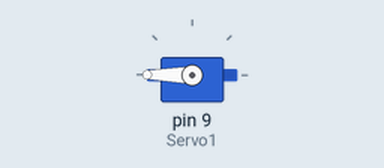
A sketch run on a simulated Arduino Uno, built with avr-gcc and run on an emulated ATmega328P. Parts: servo.

Above: at 0.05 s.
At 11.0 s:
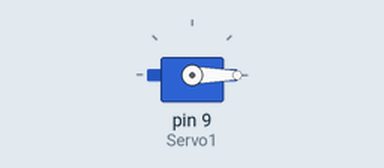
Timing chart, 0 to 14.3 s (numbered marks = the images above):
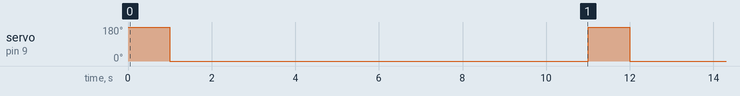

Measured:
- by itself, servo on pin 9 (Servo1): alternates 180° for 1.0 s and 0° for 10.0 s

The sketch:

servo_test.ino
```cpp
 /*
 * APSC 101 Example Sketch
 *
 * C. Milberry for APSC 101, 2023.08.9
 *
 * Simple example code for servo motor with Arduino.
 * More info: https://www.instructables.com/Arduino-How-to-Control-Servo-Motor-With-Motor-Shie/
 *
 */


#include <AFMotor.h>
#include <Servo.h>
Servo Servo1;

int servo_pos = 0;

void setup() {
  // put your setup code here, to run once:
  Servo1.attach(9);
  Servo1.write(0);

}

void loop() {
  Servo1.write(180);
  delay(1000);
  Servo1.write(0);
  delay(10000);
}
```
